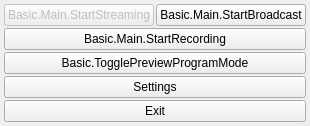
  <widget class="OBSDock" name="controlsDock">
   <property name="features">
    <set>QDockWidget::DockWidgetClosable|QDockWidget::DockWidgetMovable|QDockWidget::DockWidgetFloatable</set>
   </property>
   <property name="windowTitle">
    <string>Basic.Main.Controls</string>
   </property>
   <attribute name="dockWidgetArea">
    <number>8</number>
   </attribute>
   <widget class="QWidget" name="controlsDockContents">
    <layout class="QVBoxLayout" name="buttonsVLayout">
     <property name="spacing">
      <number>2</number>
     </property>
     <property name="leftMargin">
      <number>4</number>
     </property>
     <property name="topMargin">
      <number>4</number>
     </property>
     <property name="rightMargin">
      <number>4</number>
     </property>
     <property name="bottomMargin">
      <number>4</number>
     </property>
     <item>
      <layout class="QHBoxLayout" name="horizontalLayout_7">
       <item>
        <widget class="QPushButton" name="streamButton">
         <property name="enabled">
          <bool>false</bool>
         </property>
         <property name="sizePolicy">
          <sizepolicy hsizetype="Ignored" vsizetype="Fixed">
           <horstretch>0</horstretch>
           <verstretch>0</verstretch>
          </sizepolicy>
         </property>
         <property name="minimumSize">
          <size>
           <width>150</width>
           <height>0</height>
          </size>
         </property>
         <property name="text">
          <string>Basic.Main.StartStreaming</string>
         </property>
         <property name="checkable">
          <bool>true</bool>
         </property>
        </widget>
       </item>
       <item>
        <widget class="QPushButton" name="broadcastButton">
         <property name="enabled">
          <bool>true</bool>
         </property>
         <property name="sizePolicy">
          <sizepolicy hsizetype="Ignored" vsizetype="Fixed">
           <horstretch>0</horstretch>
           <verstretch>0</verstretch>
          </sizepolicy>
         </property>
         <property name="minimumSize">
          <size>
           <width>150</width>
           <height>0</height>
          </size>
         </property>
         <property name="text">
          <string>Basic.Main.StartBroadcast</string>
         </property>
         <property name="checkable">
          <bool>true</bool>
         </property>
        </widget>
       </item>
      </layout>
     </item>
     <item>
      <layout class="QHBoxLayout" name="recordingLayout">
       <property name="spacing">
        <number>2</number>
       </property>
       <property name="leftMargin">
        <number>0</number>
       </property>
       <property name="topMargin">
        <number>0</number>
       </property>
       <property name="rightMargin">
        <number>0</number>
       </property>
       <property name="bottomMargin">
        <number>0</number>
       </property>
       <item>
        <widget class="RecordButton" name="recordButton">
         <property name="enabled">
          <bool>true</bool>
         </property>
         <property name="sizePolicy">
          <sizepolicy hsizetype="Ignored" vsizetype="Fixed">
           <horstretch>0</horstretch>
           <verstretch>0</verstretch>
          </sizepolicy>
         </property>
         <property name="minimumSize">
          <size>
           <width>0</width>
           <height>0</height>
          </size>
         </property>
         <property name="text">
          <string>Basic.Main.StartRecording</string>
         </property>
         <property name="checkable">
          <bool>true</bool>
         </property>
        </widget>
       </item>
      </layout>
     </item>
     <item>
      <widget class="QPushButton" name="modeSwitch">
       <property name="sizePolicy">
        <sizepolicy hsizetype="Ignored" vsizetype="Fixed">
         <horstretch>0</horstretch>
         <verstretch>0</verstretch>
        </sizepolicy>
       </property>
       <property name="minimumSize">
        <size>
         <width>150</width>
         <height>0</height>
        </size>
       </property>
       <property name="text">
        <string>Basic.TogglePreviewProgramMode</string>
       </property>
       <property name="checkable">
        <bool>true</bool>
       </property>
      </widget>
     </item>
     <item>
      <widget class="QPushButton" name="settingsButton">
       <property name="sizePolicy">
        <sizepolicy hsizetype="Ignored" vsizetype="Fixed">
         <horstretch>0</horstretch>
         <verstretch>0</verstretch>
        </sizepolicy>
       </property>
       <property name="minimumSize">
        <size>
         <width>150</width>
         <height>0</height>
        </size>
       </property>
       <property name="text">
        <string>Settings</string>
       </property>
      </widget>
     </item>
     <item>
      <widget class="QPushButton" name="exitButton">
       <property name="sizePolicy">
        <sizepolicy hsizetype="Ignored" vsizetype="Fixed">
         <horstretch>0</horstretch>
         <verstretch>0</verstretch>
        </sizepolicy>
       </property>
       <property name="minimumSize">
        <size>
         <width>150</width>
         <height>0</height>
        </size>
       </property>
       <property name="text">
        <string>Exit</string>
       </property>
      </widget>
     </item>
     <item>
      <spacer name="expVSpacer">
       <property name="orientation">
        <enum>Qt::Vertical</enum>
       </property>
       <property name="sizeHint" stdset="0">
        <size>
         <width>0</width>
         <height>0</height>
        </size>
       </property>
      </spacer>
     </item>
    </layout>
   </widget>
  </widget>
